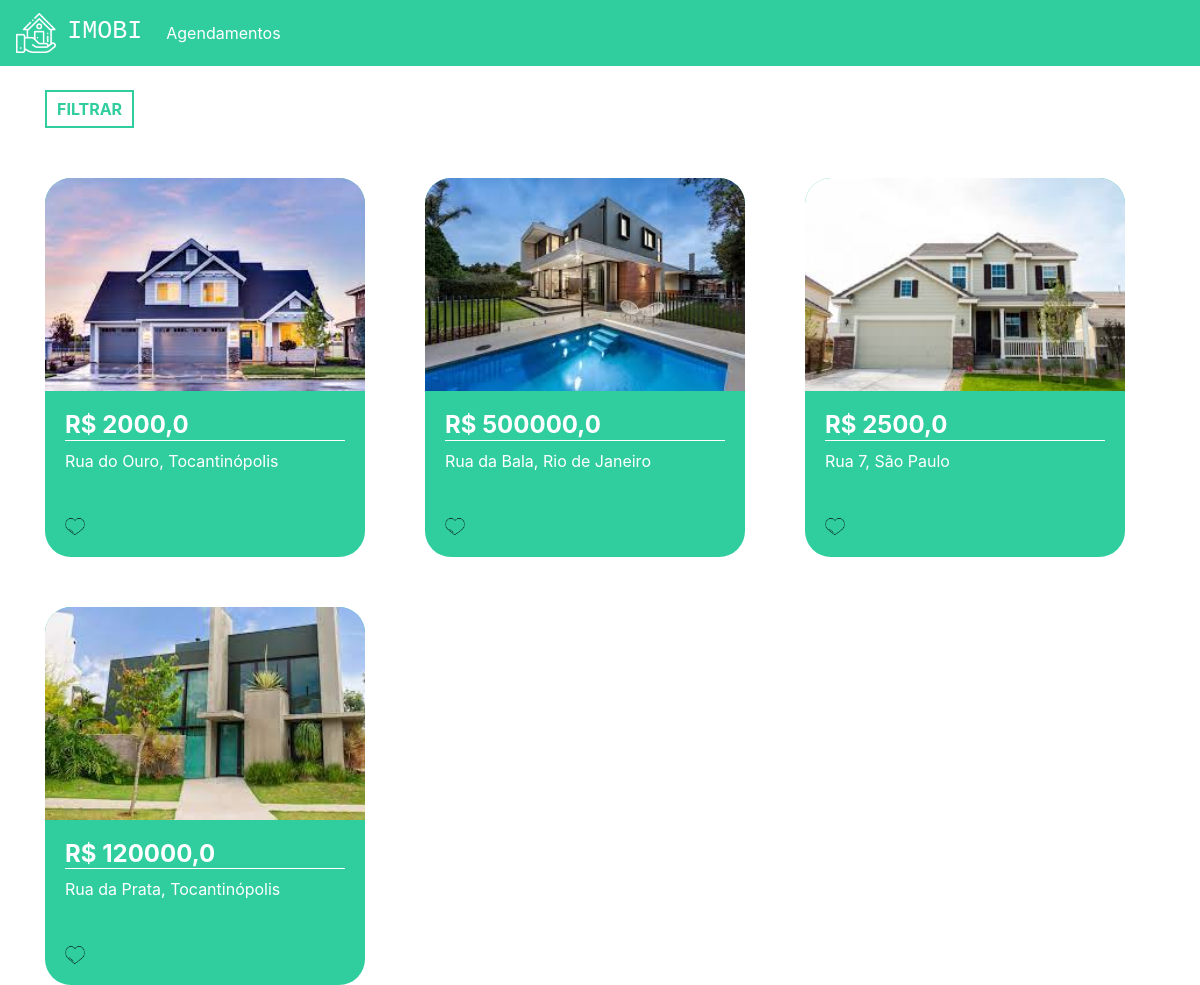
/ (signed in), run on the app's committed database.
### plataforma/models.py (models this page shows, shortened)
class Imovel(models.Model):
    choices = (('V', 'Venda'),
               ('A', 'Aluguel'))
    choices_imovel = (('A', 'Apartamento'),
                      ('C', 'Casa'))
    imagens = models.ManyToManyField(Imagem)
    valor = models.FloatField()
    quartos = models.IntegerField()
    tamanho = models.FloatField()
    cidade = models.ForeignKey(Cidade, on_delete=models.DO_NOTHING)
    rua = models.CharField(max_length=50)
    tipo = models.CharField(max_length=1, choices=choices)
    tipo_imovel = models.CharField(max_length=1, choices=choices_imovel)
    numero = models.IntegerField()
    descricao = models.TextField()
    dias_visita = models.ManyToManyField(DiasVisita)
    horarios = models.ManyToManyField(Horario)

class Imagem(models.Model):
    img = models.ImageField(upload_to='img')

class Cidade(models.Model):
    nome = models.CharField(max_length=30)
    def __str__(self) -> str:
        return self.nome

### plataforma/views.py (the view)
# urls.py: 2. Add a URL to urlpatterns:  path('', views.home, name='home')
@login_required(login_url='/auth/logar')
def home(request):
    cidades = Cidade.objects.all()
    preco_minimo = request.GET.get('preco_minimo')
    preco_maximo = request.GET.get('preco_maximo')
    cidade = request.GET.get('cidade')
    tipo = request.GET.getlist('tipo')
    if preco_minimo or preco_maximo or cidade or tipo:
        if not preco_minimo:
            preco_minimo = 0
        if not preco_maximo:
            preco_maximo = 9999999999
        if not tipo:
            tipo = ['A', 'C']
        imoveis = Imovel.objects.filter(valor__gte=preco_minimo) \
            .filter(valor__lte=preco_maximo) \
            .filter(tipo_imovel__in=tipo).filter(cidade=cidade)
    else:
        imoveis = Imovel.objects.all()
    return render(request, 'home.html', {'imoveis': imoveis, 'cidades': cidades})

### plataforma/templates/home.html (shortened to what this page needs)
{% extends 'base.html' %}
{% load static %}
{% block 'head' %}
    <link rel="stylesheet" href="{% static 'plataforma/css/home.css' %}">
{% endblock %}
{% block 'body' %}
    <div class="container">
        <br>
        <button type="button" class="btn_filtrar" data-toggle="modal"
                data-target="#exampleModal">
            FILTRAR
        </button>
        <div class="row">
            {% for imovel in imoveis %}
            <div class="col-md cont">
                <div class="card_imovel">
                    <img class="img_capa_imovel" src="{{imovel.imagens.all.0.img.url}}">
                    <div class="informacoes_imoveis">
                        <a class="a_none" href="{% url 'imovel' imovel.id %}"><h4 class="valor">R$ {{imovel.valor}}</h4></a>
                        <p>{{imovel.rua}}, {{imovel.cidade}}</p>
                        <br>
                        <img width="7%" src="{% static 'plataforma/img/heart.png' %}">
                    </div>
                </div>
            </div>
            {% endfor %}
        </div>
    </div>
{% endblock %}

### templates/base.html (shortened to what this page needs)
{% load static %}
<!doctype html>
<html lang="pt-BR">
<head>
    {% block 'head' %}{% endblock %}
    <link rel="stylesheet" href="https://cdn.jsdelivr.net/npm/bootstrap@4.6.1/dist/css/bootstrap.min.css">
</head>
<body>
    {% if user.is_authenticated %}
        <nav class="navbar navbar-expand-lg navbar-dark bg_navbar">
            <a class="navbar-brand" href="{% url 'home' %}">
                <img width="40" src="{% static 'autenticacao/img/logo.png' %}">
                &nbsp<h3 class="font_logo">IMOBI</h3></a>
            <div class="collapse navbar-collapse" id="navbarNav">
                <ul class="navbar-nav">
                    <li class="nav-item active">
                        <a class="nav-link" href="{% url 'agendamentos' %}">Agendamentos</a>
                    </li>
                </ul>
            </div>
        </nav>
    {% endif %}
{% block 'body' %}{% endblock %}
</body>
</html>

### templates/static/plataforma/css/home.css (style rules this page uses)
.bg_navbar { background-color: #30cd9e; }
.font_logo { font-family: "Courier New", Courier, monospace; font-size: 25px; display: inline; }
.card_imovel { background-color: #30cd9e; width: 20rem; margin-top: 50px; border-radius: 26px; }
.img_capa_imovel { width: 100%; border-top-left-radius: 26px; border-top-right-radius: 26px; }
.informacoes_imoveis { padding: 20px; color: white; }
.valor { font-weight: bold; border-bottom: 1px solid white; }
.btn_filtrar { border: none; background-color: transparent; border: 2px solid #30cd9e; color: #30cd9e; padding: 5px 10px 5px 10px; font-weight: bold; }
.a_none { color: white; }

### data on the page
Imovel: imagens.all.0.img (picture), valor "2000,0", rua "Rua do Ouro", cidade "Tocantinópolis"
Imovel: imagens.all.0.img (picture), valor "500000,0", rua "Rua da Bala", cidade "Rio de Janeiro"
Imovel: imagens.all.0.img (picture), valor "2500,0", rua "Rua 7", cidade "São Paulo"
Imovel: imagens.all.0.img (picture), valor "120000,0", rua "Rua da Prata", cidade "Tocantinópolis"
